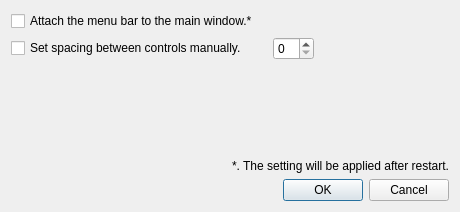
<?xml version="1.0" encoding="UTF-8"?>
<ui version="4.0">
 <class>PreferencesWnd</class>
 <widget class="QDialog" name="PreferencesWnd">
  <property name="geometry">
   <rect>
    <x>0</x>
    <y>0</y>
    <width>460</width>
    <height>212</height>
   </rect>
  </property>
  <property name="windowTitle">
   <string>Preferences</string>
  </property>
  <layout class="QVBoxLayout" name="verticalLayout">
   <item>
    <widget class="QCheckBox" name="attach_menubar_checkbox_">
     <property name="text">
      <string>Attach the menu bar to the main window.*</string>
     </property>
    </widget>
   </item>
   <item>
    <layout class="QHBoxLayout" name="controlSpacingLayout">
     <item>
      <widget class="QCheckBox" name="control_spacing_checkbox_">
       <property name="text">
        <string>Set spacing between controls manually.</string>
       </property>
      </widget>
     </item>
     <item>
      <spacer name="horizontalSpacer">
       <property name="orientation">
        <enum>Qt::Horizontal</enum>
       </property>
       <property name="sizeType">
        <enum>QSizePolicy::Fixed</enum>
       </property>
       <property name="sizeHint" stdset="0">
        <size>
         <width>20</width>
         <height>20</height>
        </size>
       </property>
      </spacer>
     </item>
     <item>
      <widget class="QSpinBox" name="control_spacing_spinbox_"/>
     </item>
     <item>
      <spacer name="horizontalSpacer_2">
       <property name="orientation">
        <enum>Qt::Horizontal</enum>
       </property>
       <property name="sizeHint" stdset="0">
        <size>
         <width>40</width>
         <height>20</height>
        </size>
       </property>
      </spacer>
     </item>
    </layout>
   </item>
   <item>
    <spacer name="verticalSpacer">
     <property name="orientation">
      <enum>Qt::Vertical</enum>
     </property>
     <property name="sizeType">
      <enum>QSizePolicy::MinimumExpanding</enum>
     </property>
     <property name="sizeHint" stdset="0">
      <size>
       <width>20</width>
       <height>0</height>
      </size>
     </property>
    </spacer>
   </item>
   <item>
    <widget class="QLabel" name="note_label_">
     <property name="layoutDirection">
      <enum>Qt::LeftToRight</enum>
     </property>
     <property name="text">
      <string>*. The setting will be applied after restart.</string>
     </property>
     <property name="alignment">
      <set>Qt::AlignRight|Qt::AlignTrailing|Qt::AlignVCenter</set>
     </property>
    </widget>
   </item>
   <item>
    <widget class="QDialogButtonBox" name="buttonBox">
     <property name="orientation">
      <enum>Qt::Horizontal</enum>
     </property>
     <property name="standardButtons">
      <set>QDialogButtonBox::Cancel|QDialogButtonBox::Ok</set>
     </property>
    </widget>
   </item>
  </layout>
 </widget>
 <resources/>
 <connections>
  <connection>
   <sender>buttonBox</sender>
   <signal>accepted()</signal>
   <receiver>PreferencesWnd</receiver>
   <slot>accept()</slot>
   <hints>
    <hint type="sourcelabel">
     <x>254</x>
     <y>207</y>
    </hint>
    <hint type="destinationlabel">
     <x>157</x>
     <y>274</y>
    </hint>
   </hints>
  </connection>
  <connection>
   <sender>buttonBox</sender>
   <signal>rejected()</signal>
   <receiver>PreferencesWnd</receiver>
   <slot>reject()</slot>
   <hints>
    <hint type="sourcelabel">
     <x>322</x>
     <y>207</y>
    </hint>
    <hint type="destinationlabel">
     <x>286</x>
     <y>274</y>
    </hint>
   </hints>
  </connection>
  <connection>
   <sender>control_spacing_checkbox_</sender>
   <signal>toggled(bool)</signal>
   <receiver>control_spacing_spinbox_</receiver>
   <slot>setEnabled(bool)</slot>
   <hints>
    <hint type="sourcelabel">
     <x>97</x>
     <y>55</y>
    </hint>
    <hint type="destinationlabel">
     <x>333</x>
     <y>55</y>
    </hint>
   </hints>
  </connection>
 </connections>
</ui>
